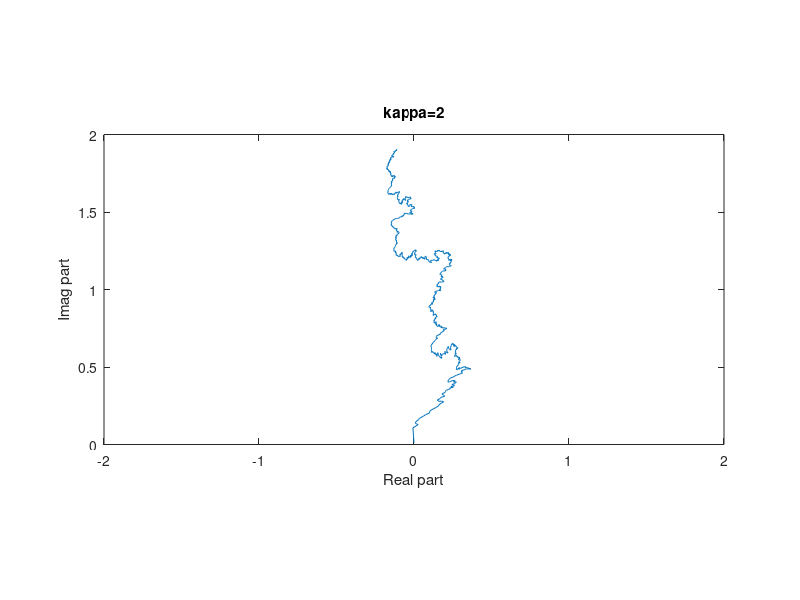

This chart was generated by the following MATLAB code:
% video
% see how curve changes w.r.t kappa

clear all;
load('kappa1.mat','K');
load('SLE1.mat','X','Y');
%each columns of X and Y is for different kappa

[nt nk] = size(X); %number of different times and kappa
axis manual;
for i = 1:nk
  plot(X(:,i), Y(:,i));
  axis equal;
  xlim([-2 2]);
  ylim([0, 2]);
  xlabel('Real part');
  ylabel('Imag part');
  title(['kappa=' num2str(K(1,i))]);
  pause(0.1);
end

